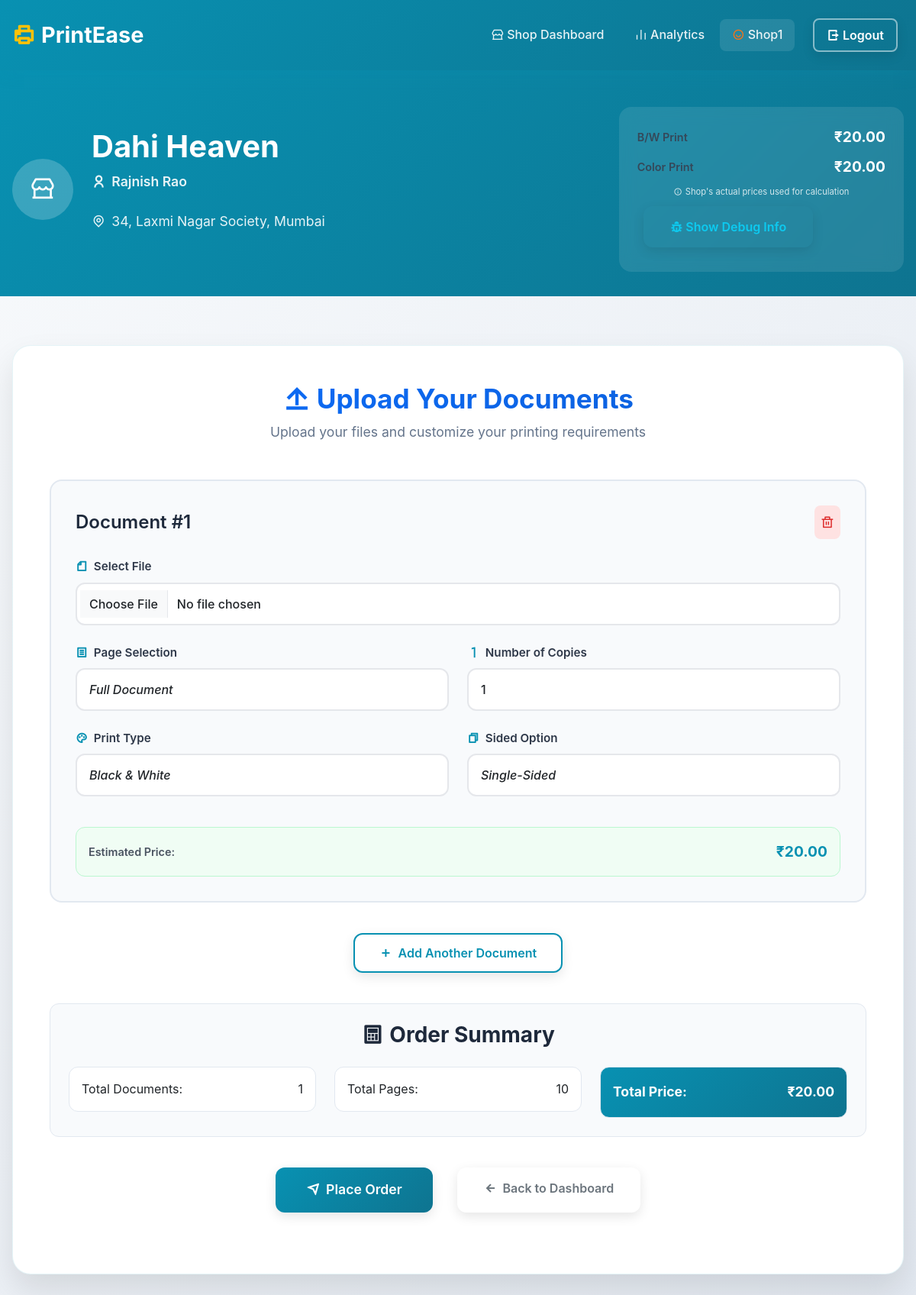
Page /shop-print/6/ (signed in) on the earlier database version.
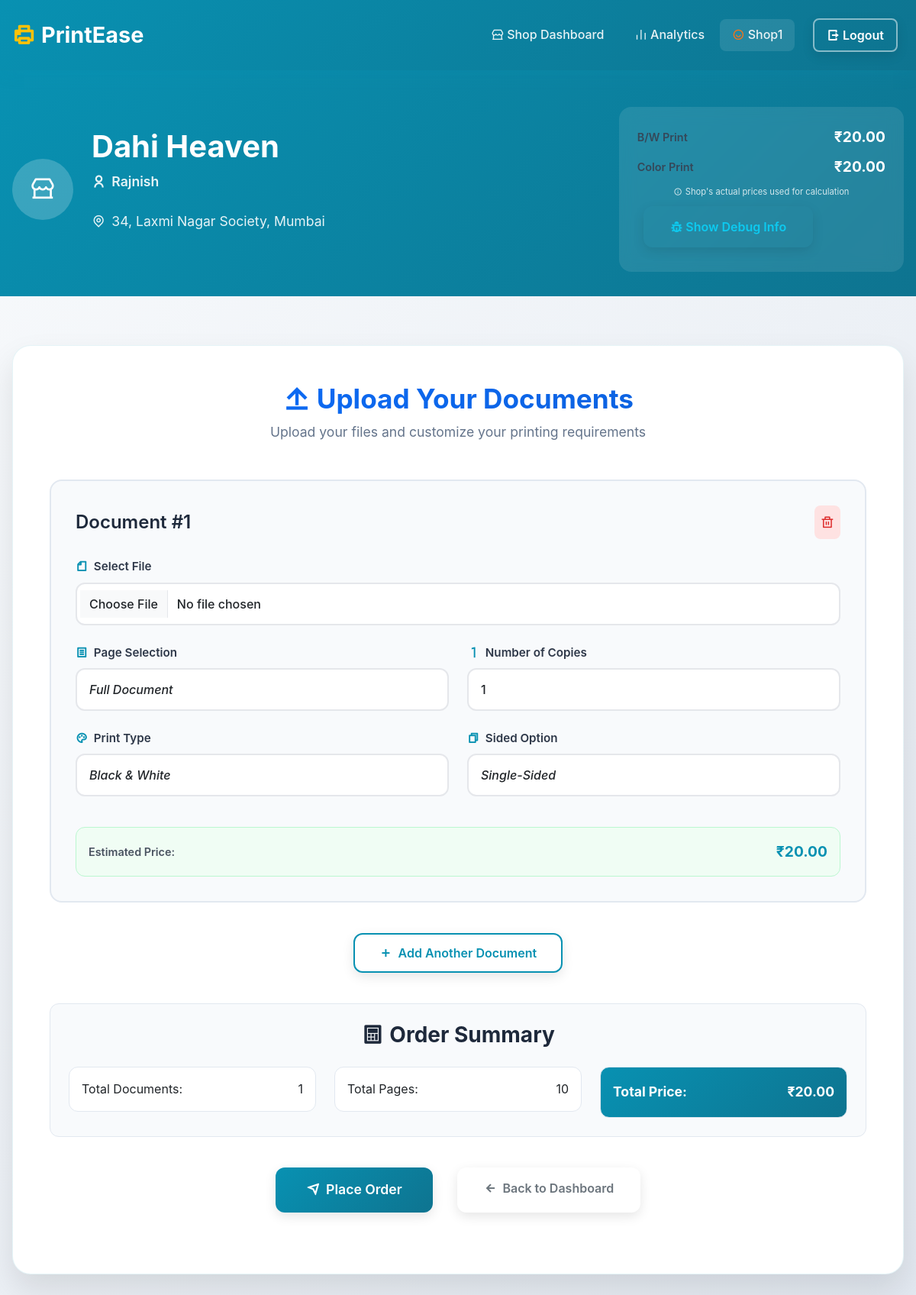
Same page on the later database version.
### app/models.py (models this page shows, shortened)
class ShopDetails(models.Model):
    user = models.OneToOneField(settings.AUTH_USER_MODEL, on_delete=models.CASCADE, related_name="shop_details")
    shop_name = models.CharField(max_length=255)
    owner_name = models.CharField(max_length=255)
    area = models.CharField(max_length=255, null=True, blank=True)
    city = models.CharField(max_length=100, null=True, blank=True)
    state = models.CharField(max_length=50, choices=INDIAN_STATES, null=True, blank=True)
    pincode = models.CharField(max_length=6, null=True, blank=True)
    contact_number = models.CharField(max_length=15)
    gstin = models.CharField(max_length=15, null=True, blank=True)  # GSTIN can be null
    start_time = models.TimeField(default=time(9, 0))
    end_time = models.TimeField(default=time(18, 0))
    details_filled = models.BooleanField(default=False)
    bw_price = models.DecimalField(max_digits=5, decimal_places=2, null=True, blank=True)
    color_price = models.DecimalField(max_digits=5, decimal_places=2, null=True, blank=True)

### app/views.py (the view, shortened to what this page needs)
# urls.py: path('shop-print/<int:shop_id>/', views.shop_print_view, name='shop-print'),
@login_required(login_url='/users/login/')
def shop_print_view(request, shop_id):
    try:
        shop = ShopDetails.objects.get(id=shop_id)
        print(f"Found shop: {shop.shop_name} (ID: {shop.id})")
        print(f"Shop prices - B/W: {shop.bw_price}, Color: {shop.color_price}")
        similar_shops = ShopDetails.objects.filter(shop_name__icontains=shop.shop_name.split()[0])
        if similar_shops.count() > 1:
            print(f"Found {similar_shops.count()} shops with similar names:")
            for s in similar_shops:
                print(f"  - {s.shop_name} (ID: {s.id}) - B/W: {s.bw_price}, Color: {s.color_price}")
    except ShopDetails.DoesNotExist:
        messages.error(request, "Shop not found!")
        return redirect('app:user-dashboard')
    shop = ShopDetails.objects.get(id=shop_id)  # Refresh from database
    if not shop.bw_price:
        shop.bw_price = Decimal('0.00')
    if not shop.color_price:
        shop.color_price = Decimal('0.00')
    print(f"Shop {shop.shop_name} prices:")
    print(f"B/W Price: {shop.bw_price}")
    print(f"Color Price: {shop.color_price}")
    return render(request, "shop_print.html", {"shop": shop})

### app/templates/shop_print.html (shortened to what the changed rows need)
{% extends "base.html" %}
{% load static %}
{% block content %}
<div class="print-container">
    <div class="print-header">
        <div class="container">
            <div class="row align-items-center">
                <div class="col-lg-8">
                    <div class="shop-info">
                        <div class="shop-details text-white">
                            <h1 class="shop-name">{{ shop.shop_name }}</h1>
                            <p class="shop-owner text-white">
                                <i class="ri-user-line me-2"></i>{{ shop.owner_name }}
                            </p>
                            <div class="shop-location text-white">
                                <i class="ri-map-pin-line me-2"></i>{{ shop.area }}, {{ shop.city }}
                            </div>
                        </div>
                    </div>
                </div>
            </div>
        </div>
    </div>
    <div class="print-form-section">
        <div class="container">
            <div class="print-form-card">
                <div class="form-header">
                    <h2><i class="ri-upload-line me-2"></i>Upload Your Documents</h2>
                </div>
            </div>
        </div>
    </div>
</div>
{% endblock %}

Differences in the rows shown:
changed ShopDetails "Dahi Heaven": owner_name "Rajnish Rao" → "Rajnish"
